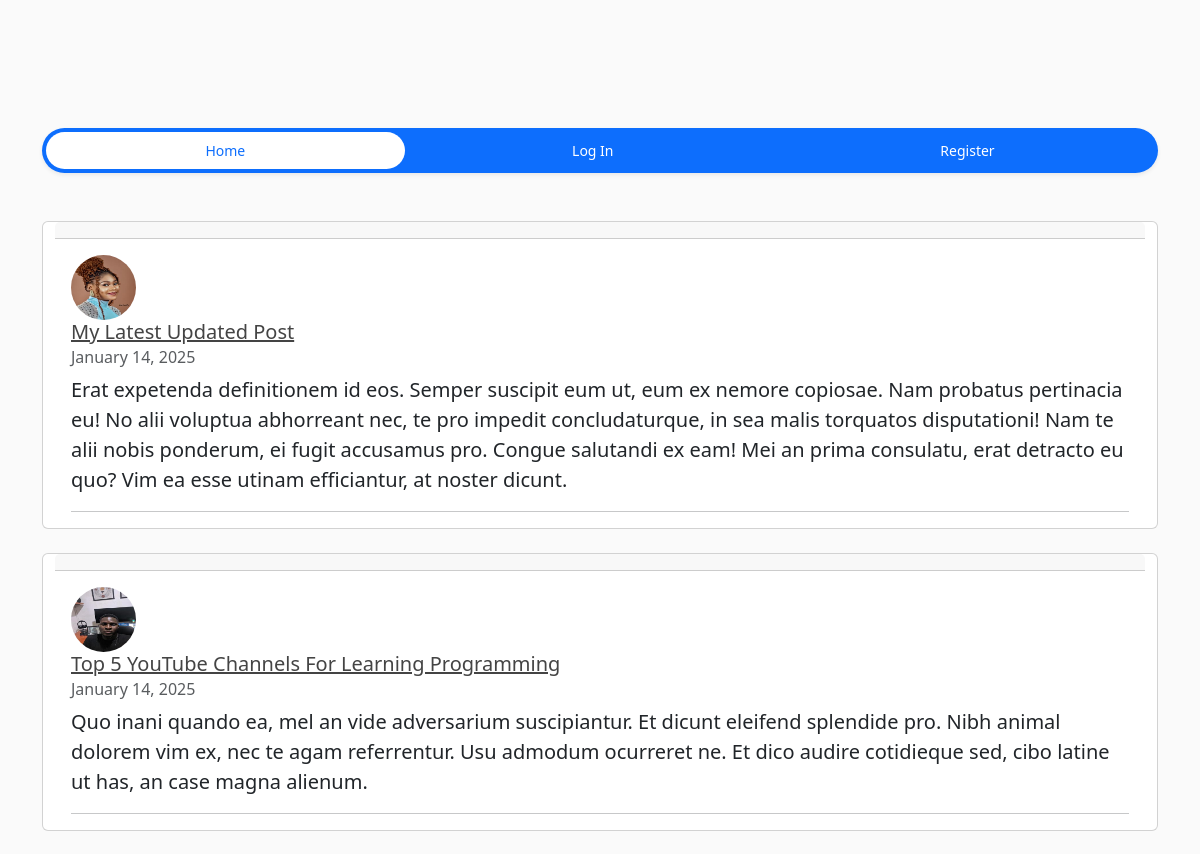
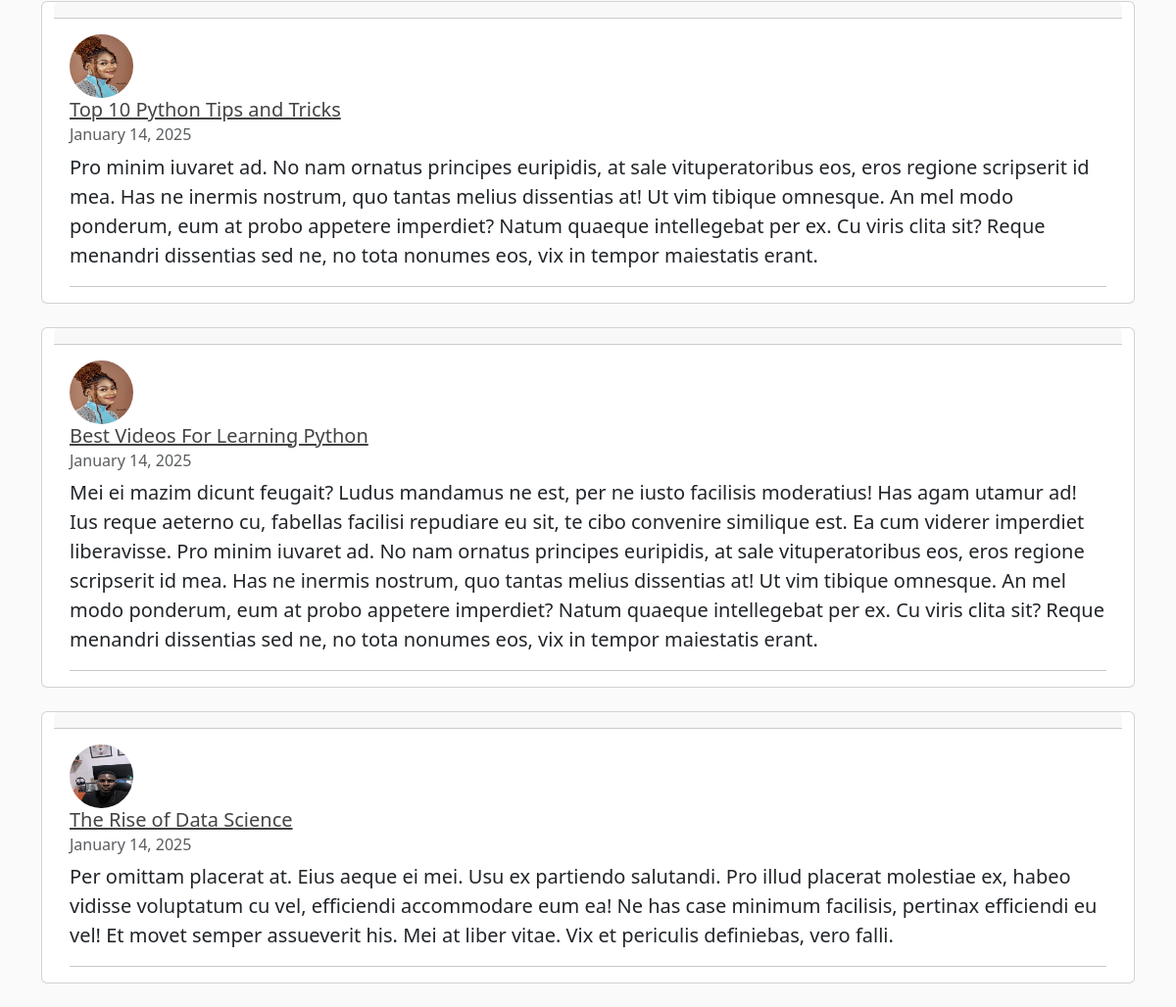
The page / on the database its author committed (2 pictures, top to bottom).
### notes/models.py (models this page shows, shortened)
class Notes(models.Model):
    author = models.ForeignKey(User, on_delete=models.CASCADE)
    title = models.CharField(max_length=100)
    content = models.TextField()
    date_posted = models.DateTimeField(default=timezone.now)

### users/models.py (models this page shows, shortened)
class Profile(models.Model):
    user = models.OneToOneField(User, on_delete=models.Case)
    image = models.ImageField(default='default.jpg', upload_to='profile_pics')

### notes/views.py (the view)
# urls.py: path('', NoteListView.as_view(), name='home'),
class NoteListView(ListView):
    model = Notes
    template_name = 'notes/home.html'
    context_object_name = 'notes'
    ordering = ['-date_posted']
    paginate_by = '5'

### notes/templates/notes/home.html (shortened to what this page needs)
{% extends 'notes/base.html' %}
{% block content%}
<br><br>
{% for note in notes %}
<div class="card container">
    <div class="card-header">
    </div>
    <div class="card-body">
      <blockquote class="blockquote mb-0">
        <img class= "rounded-circle article-img" src="{{note.author.profile.image.url}}" alt="">
        <h5><a class="article-title" href="{%url 'note-detail' note.id %}"> {{note.title}}</a></h5>
        <h6 class="card-subtitle mb-2 text-body-secondary">{{ note.date_posted|date:"F d, Y" }}</h6>
        <p class="card-text">{{note.content}}</p>
         <hr>
      </blockquote>
    </div>
  </div>
  <br>
  {% endfor %}
{% endblock content%}

### notes/static/notes/main.css (style rules this page uses)
body { background: #fafafa; color: #333333; margin-top: 5rem; }
h1, h2, h3, h4, h5, h6 { color: #444444; }
.article-title { color: #444444; }
.article-img { height: 65px; width: 65px; margin-right: 16px; }

### rows shown on the page
Notes: author.profile.image (picture), title "My Latest Updated Post", date_posted "January 14, 2025", content "Erat expetenda definitionem id eos. Semper suscipit eum ut, eum ex nemore copiosae. Nam probatus pertinacia eu! No alii voluptua abhorreant nec, te pro impedit concludaturque, in sea malis torquatos disputationi! Nam te alii nobis ponderum, ei fugit accusamus pro. Congue salutandi ex eam! Mei an prima consulatu, erat detracto eu quo? Vim ea esse utinam efficiantur, at noster dicunt."
Notes: author.profile.image (picture), title "Top 5 YouTube Channels For Learning Programming", date_posted "January 14, 2025", content "Quo inani quando ea, mel an vide adversarium suscipiantur. Et dicunt eleifend splendide pro. Nibh animal dolorem vim ex, nec te agam referrentur. Usu admodum ocurreret ne. Et dico audire cotidieque sed, cibo latine ut has, an case magna alienum."
Notes: author.profile.image (picture), title "Top 10 Python Tips and Tricks", date_posted "January 14, 2025", content "Pro minim iuvaret ad. No nam ornatus principes euripidis, at sale vituperatoribus eos, eros regione scripserit id mea. Has ne inermis nostrum, quo tantas melius dissentias at! Ut vim tibique omnesque. An mel modo ponderum, eum at probo appetere imperdiet? Natum quaeque intellegebat per ex. Cu viris clita sit? Reque menandri dissentias sed ne, no tota nonumes eos, vix in tempor maiestatis erant."
Notes: author.profile.image (picture), title "Best Videos For Learning Python", date_posted "January 14, 2025", content "Mei ei mazim dicunt feugait? Ludus mandamus ne est, per ne iusto facilisis moderatius! Has agam utamur ad! Ius reque aeterno cu, fabellas facilisi repudiare eu sit, te cibo convenire similique est. Ea cum viderer imperdiet liberavisse. Pro minim iuvaret ad. No nam ornatus principes euripidis, at sale vituperatoribus eos, eros regione scripserit id mea. Has ne inermis nostrum, quo tantas melius dissentias at! Ut vim tibique omnesque. An mel modo ponderum, eum at probo appetere imperdiet? Natum quaeque intellegebat per ex. Cu viris clita sit? Reque menandri dissentias sed ne, no tota nonumes eos, vix in tempor maiestatis erant."
Notes: author.profile.image (picture), title "The Rise of Data Science", date_posted "January 14, 2025", content "Per omittam placerat at. Eius aeque ei mei. Usu ex partiendo salutandi. Pro illud placerat molestiae ex, habeo vidisse voluptatum cu vel, efficiendi accommodare eum ea! Ne has case minimum facilisis, pertinax efficiendi eu vel! Et movet semper assueverit his. Mei at liber vitae. Vix et periculis definiebas, vero falli."
